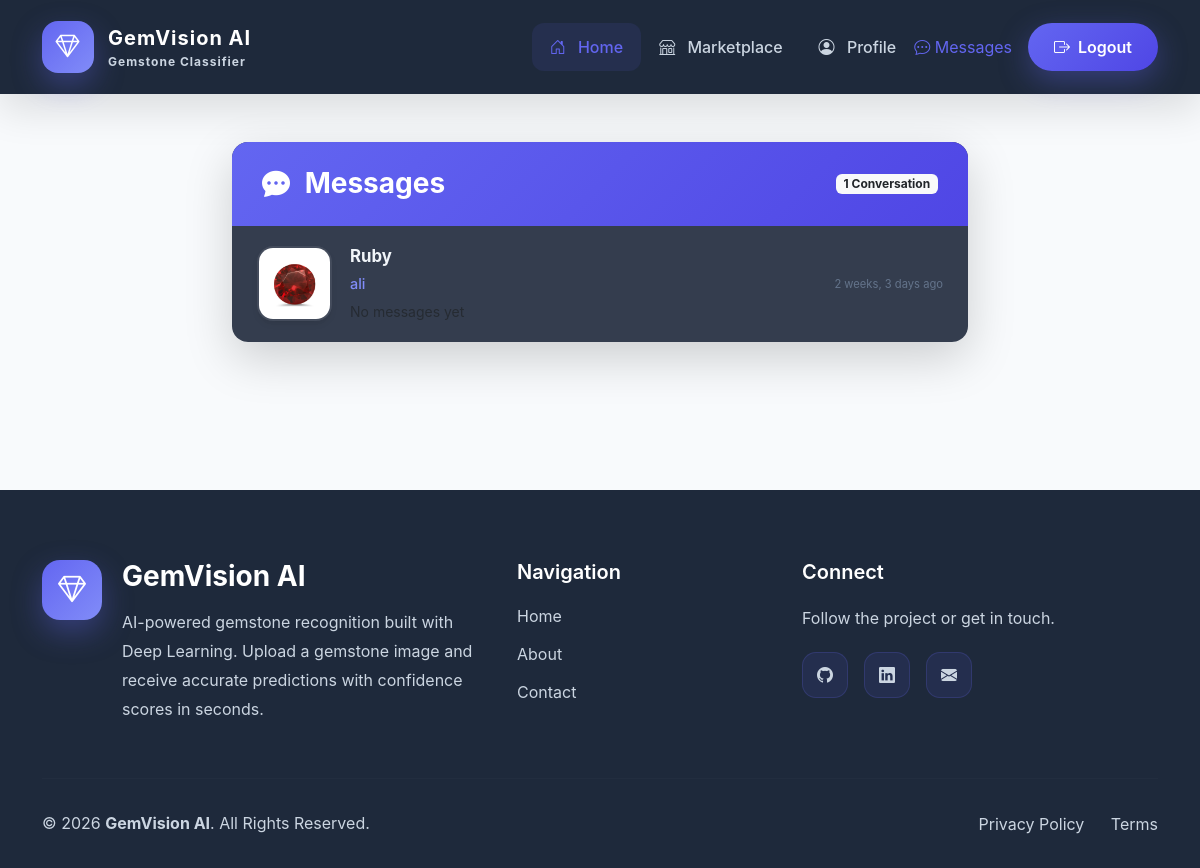
/chat/ (signed in), run on an earlier commit of the app's database.
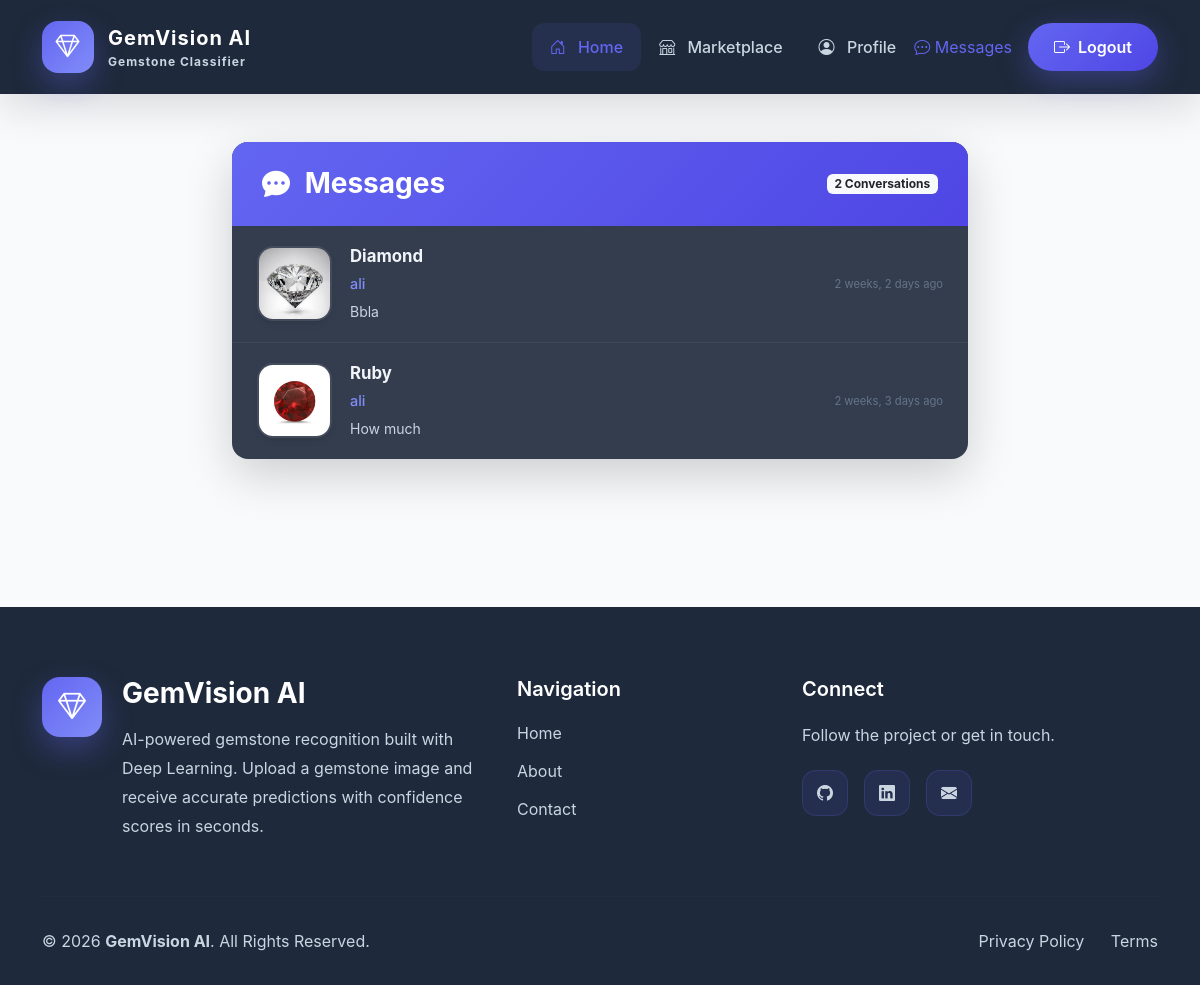
And on a later commit of the database.
### chat/models.py (models this page shows, shortened)
class Conversation(models.Model):
    buyer = models.ForeignKey(
        settings.AUTH_USER_MODEL,
        on_delete=models.CASCADE,
        related_name="buyer_conversations",
    )
    seller = models.ForeignKey(
        settings.AUTH_USER_MODEL,
        on_delete=models.CASCADE,
        related_name="seller_conversations",
    )
    listing = models.ForeignKey(
        Listing,
        on_delete=models.CASCADE,
        related_name="conversations",
    )
    created_at = models.DateTimeField(
        auto_now_add=True
    )
    updated_at = models.DateTimeField(
        auto_now=True
    )
    class Meta:
        unique_together = (
            "buyer",
            "seller",
            "listing",
        )
        ordering = ["-updated_at"]

class Message(models.Model):
    conversation = models.ForeignKey(
        Conversation,
        on_delete=models.CASCADE,
        related_name="messages"
    )
    sender = models.ForeignKey(
        settings.AUTH_USER_MODEL,
        on_delete=models.CASCADE,
        related_name="sent_messages"
    )
    content = models.TextField()
    is_read = models.BooleanField(
        default=False
    )
    created_at = models.DateTimeField(
        auto_now_add=True
    )
    class Meta:
        ordering = ["created_at"]

### marketplace/models.py (models this page shows, shortened)
class Listing(models.Model):
    GEMSTONE_CHOICES = [
        ("Alexandrite", "Alexandrite"),
        ("Amber", "Amber"),
        ("Cats Eye", "Cats Eye"),
        ("Malachite", "Malachite"),
        ("Morganite", "Morganite"),
        ("Aquamarine", "Aquamarine"),
        ("Diamond", "Diamond"),
        ("Emerald", "Emerald"),
        ("Fluorite Green", "Fluorite Green"),
        ("Fluorite Purple", "Fluorite Purple"),
        ("Garnet", "Garnet"),
        ("Peridot", "Peridot"),
        ("Ruby", "Ruby"),
        ("Sapphire Blue", "Sapphire Blue"),
        ("Sapphire Pink", "Sapphire Pink"),
        ("Topaz Blue", "Topaz Blue"),
        ("Topaz Yellow", "Topaz Yellow"),
        ("Tourmaline Black", "Tourmaline Black"),
        ("Turquoise", "Turquoise"),
        ("Zircon", "Zircon"),
    ]
    CONDITION_CHOICES = [
        ("Rough", "Rough"),
        ("Cut", "Cut"),
        ("Polished", "Polished"),
        ("Faceted", "Faceted"),
        ("Cabochon", "Cabochon"),
    ]
    STATUS_CHOICES = [
        ("Available", "Available"),
        ("Reserved", "Reserved"),
        ("Sold", "Sold"),
    ]
    seller = models.ForeignKey(
        settings.AUTH_USER_MODEL,
        on_delete=models.CASCADE,
        related_name="listings"
    )
    title = models.CharField(max_length=200)
    gemstone_type = models.CharField(
        max_length=50,
        choices=GEMSTONE_CHOICES,
        blank=True
    )
    description = models.TextField()
    price = models.DecimalField(
        max_digits=12,
        decimal_places=2
    )
    weight = models.DecimalField(
        max_digits=8,
        decimal_places=2
    )
    color = models.CharField(max_length=100)
    origin = models.CharField(max_length=100)
    shape = models.CharField(max_length=100)
    dimensions = models.CharField(
        max_length=100,
        blank=True
    )
    treatment = models.CharField(
        max_length=100,
        blank=True
    )
    certification = models.CharField(
        max_length=100,
        blank=True
    )
    quantity = models.PositiveIntegerField(default=1)
    condition = models.CharField(
        max_length=20,
        choices=CONDITION_CHOICES
    )
    status = models.CharField(
        max_length=20,
        choices=STATUS_CHOICES,
        default="Available"
    )
    ai_prediction = models.CharField(
        max_length=100,
        blank=True
    )
    ai_confidence = models.DecimalField(
        max_digits=5,
        decimal_places=2,
        null=True,
        blank=True
    )
    is_ai_verified = models.BooleanField(default=False)
    created_at = models.DateTimeField(
        auto_now_add=True
    )
    updated_at = models.DateTimeField(
        auto_now=True
    )
    class Meta:
        ordering = ["-created_at"]

class ListingImage(models.Model):
    listing = models.ForeignKey(
        Listing,
        on_delete=models.CASCADE,
        related_name="images"
    )
    image = models.ImageField(
        upload_to="marketplace/listings/"
    )
    uploaded_at = models.DateTimeField(
        auto_now_add=True
    )

### accounts/models.py (models this page shows, shortened)
class CustomUser(AbstractUser):
    email = models.EmailField(unique=True)
    phone = models.CharField(max_length=15, blank=True)
    address = models.TextField(blank=True)

### chat/views.py (the view)
class ConversationListView(LoginRequiredMixin, ListView):
    model = Conversation
    template_name = "chat/conversation_list.html"
    context_object_name = "conversations"
    def get_queryset(self):
        return (
            Conversation.objects
            .filter(
                Q(buyer=self.request.user) |
                Q(seller=self.request.user)
            )
            .select_related(
                "buyer",
                "seller",
                "listing",
            )
            .order_by("-updated_at")
        )

### chat/context_processors.py (called while the page is built)
def unread_messages(request):
    if request.user.is_authenticated:
        count = Message.objects.filter(
            conversation__buyer=request.user,
            is_read=False,
        ).exclude(
            sender=request.user,
        ).count() + Message.objects.filter(
            conversation__seller=request.user,
            is_read=False,
        ).exclude(
            sender=request.user,
        ).count()
        return {
            "unread_message_count": count
        }
    return {
        "unread_message_count": 0
    }

### chat/templates/chat/conversation_list.html (shortened to what this page needs)
{% extends "core/base.html" %}
{% load static %}
{% block extra_css %}
<link rel="stylesheet" href="{% static 'chat/css/conversation_list.css' %}">
{% endblock %}
{% block content %}
<div class="container py-5 inbox-container">
    <div class="row justify-content-center">
        <div class="col-lg-8">
            <div class="card shadow-lg border-0 rounded-4">
                <div class="card-header d-flex justify-content-between align-items-center">
                    <h3 class="mb-0">
                        <i class="bi bi-chat-dots-fill me-2"></i>
                        Messages
                    </h3>
                    <span class="badge bg-light text-dark">
                        {{ conversations|length }} Conversation{{ conversations|length|pluralize }}
                    </span>
                </div>
                <div class="card-body p-0">
                    {% if conversations %}
                        {% for conversation in conversations %}
                            <a
                                href="{% url 'chat:conversation_detail' conversation.pk %}"
                                class="conversation-item text-decoration-none">
                                {% if conversation.listing.images.first %}
                                    <img
                                        src="{{ conversation.listing.images.first.image.url }}"
                                        alt="{{ conversation.listing.title }}"
                                        class="conversation-image">
                                {% else %}
                                    <div class="conversation-image d-flex align-items-center justify-content-center">
                                        <i class="bi bi-image fs-2"></i>
                                    </div>
                                {% endif %}
                                <div class="conversation-content">
                                    <h5>
                                        {{ conversation.listing.title }}
                                    </h5>
                                    <p class="mb-1">
                                        {% if request.user == conversation.buyer %}
                                            {{ conversation.seller.username }}
                                        {% else %}
                                            {{ conversation.buyer.username }}
                                        {% endif %}
                                    </p>
                                    {% with conversation.messages.last as last_message %}
                                        {% if last_message %}
                                            <small>
                                                {{ last_message.content|truncatechars:45 }}
                                            </small>
                                        {% else %}
                                            <small class="text-muted">
                                            </small>
                                        {% endif %}
                                    {% endwith %}
                                </div>
                                <div class="conversation-time">
                                    <small>
                                        {{ conversation.updated_at|timesince }} ago
                                    </small>
                                </div>
                            </a>
                        {% endfor %}
                    {% endif %}
                </div>
            </div>
        </div>
    </div>
</div>
{% endblock %}

What changed in the data, as far as the page shows it:
added Conversation: listing.images.first.image (picture), listing "Diamond", seller.username "ali", messages.last.content "Bbla", updated_at "2 weeks, 2 days"
shown differently, row unchanged: Conversation "Ruby": messages.last.content (not shown) → "How much"
Also different on the page:
{{ conversations|length }}: "1" → "2"
